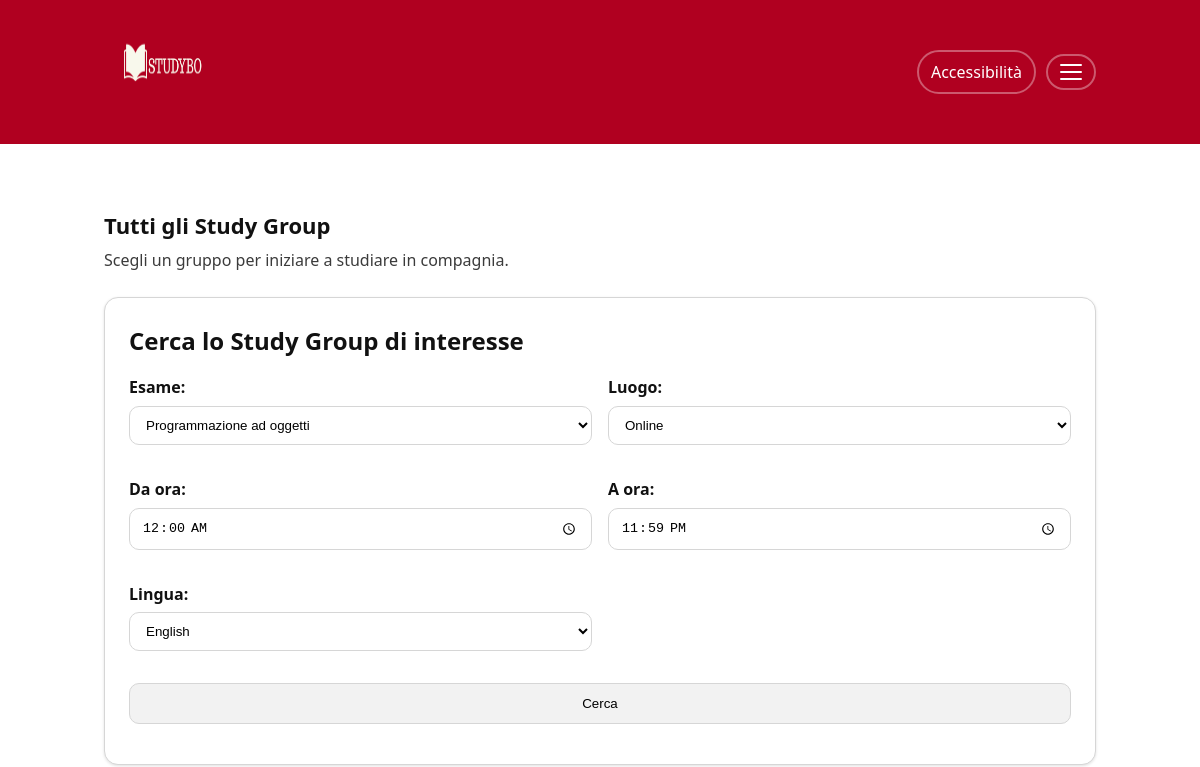
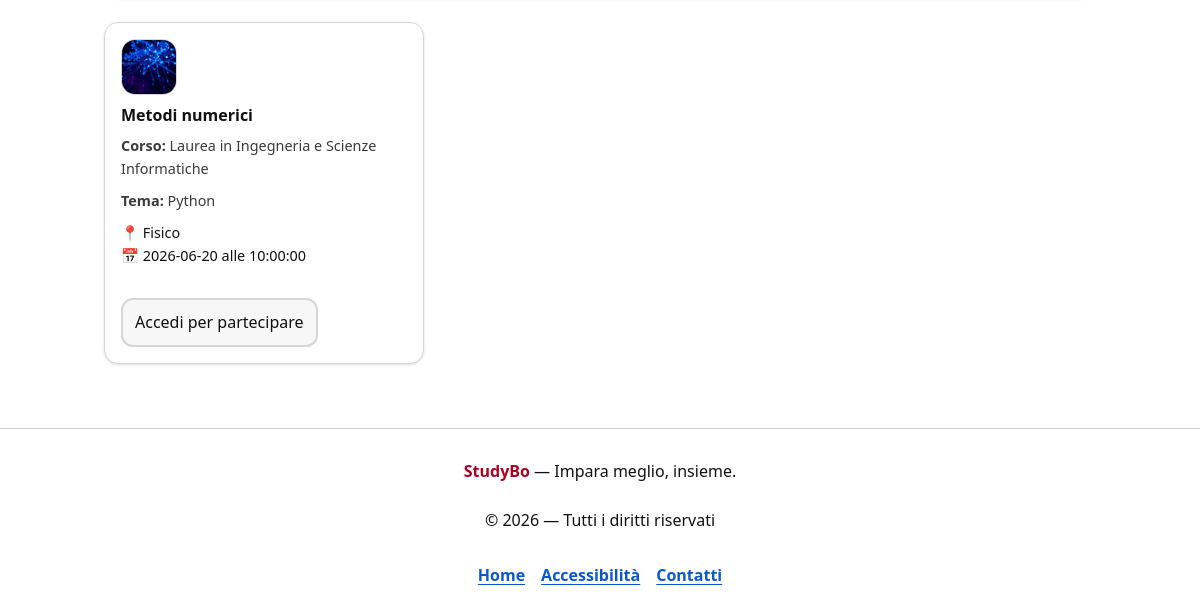
The app's page /studygroup-list.php?idcdl=1, older data (2 pictures, top to bottom).
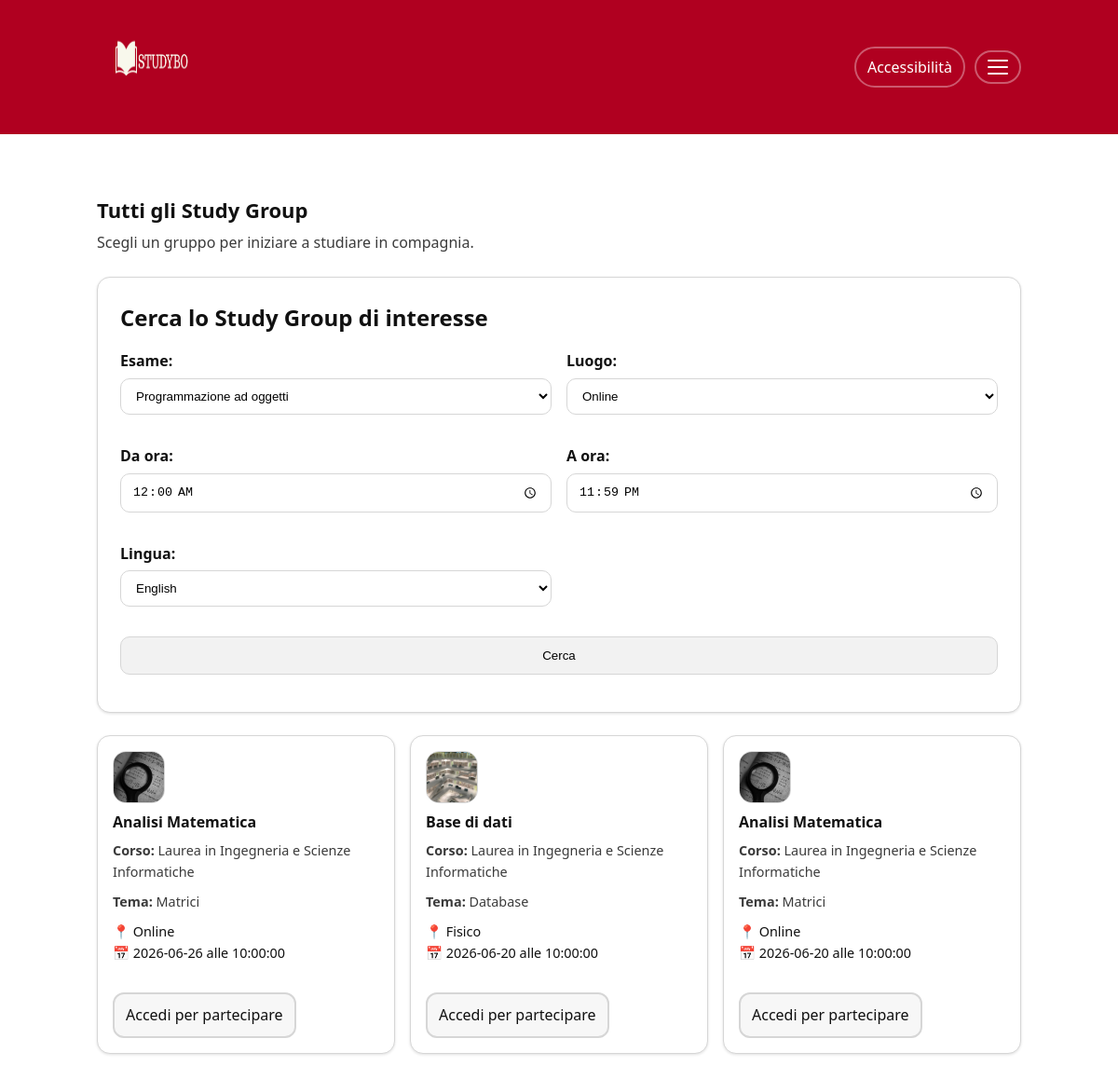
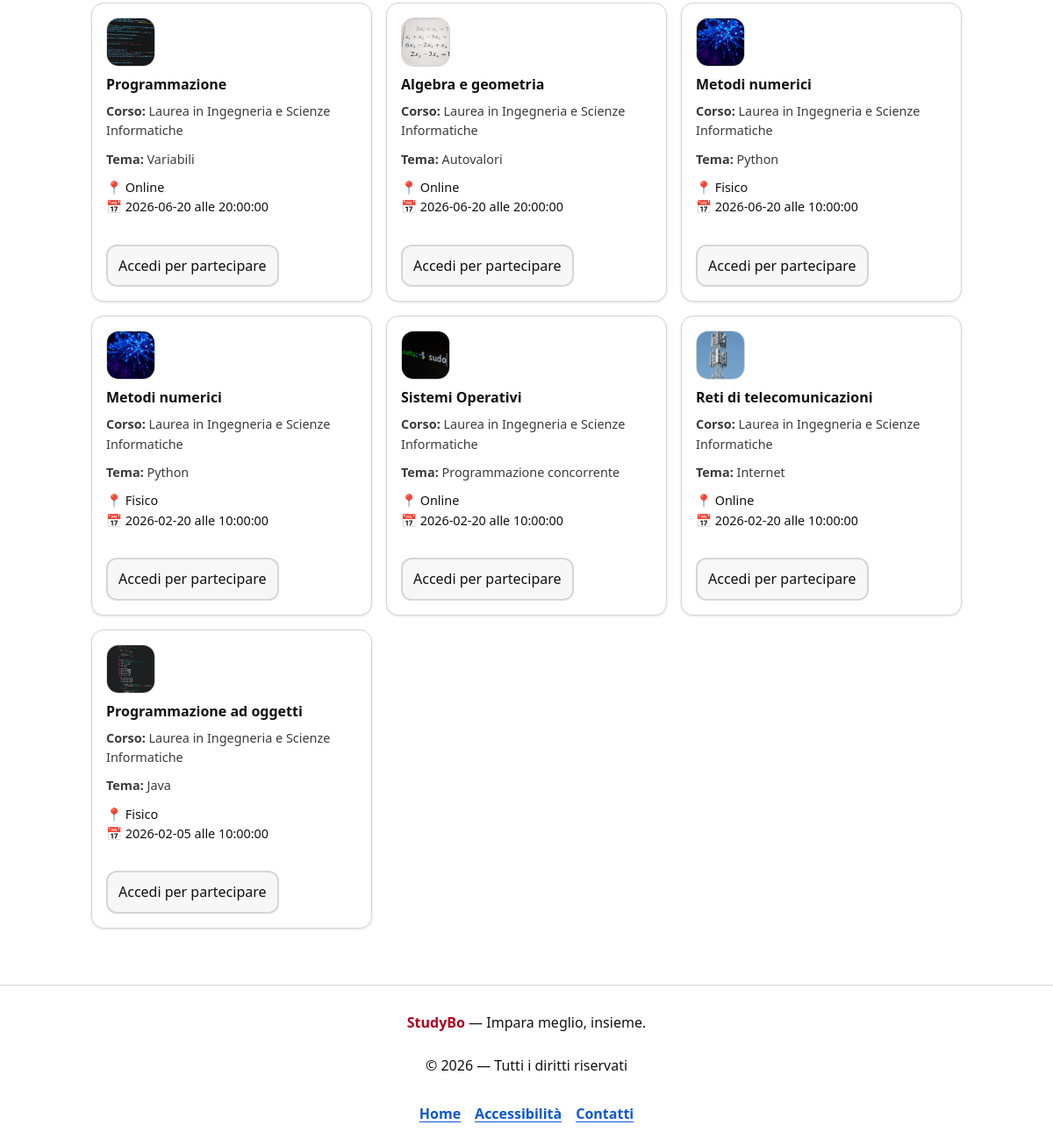
The same page, newer data (2 pictures, top to bottom).
### tables this page shows
CREATE TABLE `studygroup` (
  `idcdl` int(11) NOT NULL,
  `idesame` int(11) NOT NULL,
  `idstudygroup` int(11) NOT NULL,
  `idlingua` char(5) NOT NULL,
  `tema` char(30) NOT NULL,
  `luogo` char(20) NOT NULL,
  `dettaglioluogo` text NOT NULL,
  `data` date NOT NULL,
  `ora` time NOT NULL,
  `amministratoresg` char(100) NOT NULL
);

CREATE TABLE `esame` (
  `idcdl` int(11) NOT NULL,
  `idesame` int(11) NOT NULL,
  `nomeesame` char(100) NOT NULL,
  `annoesame` int(11) NOT NULL,
  `imgesame` char(100) NOT NULL,
  `principale` tinyint(1) NOT NULL
);

CREATE TABLE `cdl` (
  `idcdl` int(11) NOT NULL,
  `nomecdl` char(200) NOT NULL,
  `sede` char(30) NOT NULL,
  `img` char(100) NOT NULL,
  `durata` int(11) NOT NULL,
  `descrizionecdl` longtext NOT NULL
);

### studygroup-list.php (called while the page is built, shortened)
<?php
require_once 'bootstrap.php';
$templateParams["titolo"] = "StudyBo - Esplora i Gruppi di Studio";
$templateParams["nome"] = "studygroup-list-template.php";
if(isset($_GET["idcdl"])){
    $templateParams["esami"] = $dbh->getEsamiByIdCdl($_GET["idcdl"]);
}
if(isset($_POST["idcdl"]) && isset($_POST["idesame"]) && isset($_POST["luogo"]) && isset($_POST["daora"]) && isset($_POST["aora"]) && isset($_POST["idlingua"]) && isset($_POST["submit"])) {
    $templateParams["gruppi"] = $dbh->getStudyGroupByCdlAndEsame($_POST["idcdl"], $_POST["idesame"], $_POST["luogo"], $_POST["daora"], $_POST["aora"], $_POST["idlingua"]);
} else if(isset($_GET["idcdl"])){
    $templateParams["gruppi"] = $dbh->getStudyGroupsWithDetailsByCdl($_GET["idcdl"]);
} else if(isset($_SESSION["username"])){
    $templateParams["gruppi"] = $dbh->getStudyGroupsWithDetailsByCdl($templateParams["idcdl"]);
} else {
    $templateParams["gruppi"] = $dbh->getStudyGroupsWithDetails();
}
$templateParams["cdl"] = $dbh->getCdl();
$templateParams["js"] = array("js/studygroup.js");
$templateParams["lingua"] = $dbh->getLingua();
require_once 'template/base.php';
?>

### db/DatabaseHelper.php (called while the page is built, shortened)
<?php
class DatabaseHelper {
    private $db;
    public function __construct($servername, $username, $password, $dbname, $port){
        $this->db = new mysqli($servername, $username, $password, $dbname, $port);
    }
    public function getAllCdl(){ return $this->db->query("SELECT * FROM cdl ORDER BY nomecdl")->fetch_all(MYSQLI_ASSOC); }
    public function getEsamiByIdCdl($id){
        $stmt = $this->db->prepare("SELECT * FROM esame WHERE idcdl = ?");
        $stmt->bind_param('i', $id);
        $stmt->execute();
        return $stmt->get_result()->fetch_all(MYSQLI_ASSOC);
    }
    public function getStudyGroupsWithDetailsByCdl($idcdl){
        $query = "SELECT sg.*, e.nomeesame as NomeEsame, e.imgesame as ImgEsame, c.nomecdl as NomeCdl, l.descrizionelingua as NomeLingua
                  FROM studygroup sg
                  JOIN esame e ON sg.idesame = e.idesame AND sg.idcdl = e.idcdl
                  JOIN cdl c ON e.idcdl = c.idcdl
                  JOIN lingua l ON sg.idlingua = l.idlingua
                  WHERE sg.idcdl = ?
                  ORDER BY sg.data DESC";
        $stmt = $this->db->prepare($query);
        $stmt->bind_param('i', $idcdl);
        $stmt->execute();
        return $stmt->get_result()->fetch_all(MYSQLI_ASSOC);
    }
    public function getLingua(){ return $this->db->query("SELECT * FROM lingua")->fetch_all(MYSQLI_ASSOC); }
    public function getCdl(){
        return $this->getAllCdl();
    }
}
?>

### bootstrap.php (called while the page is built, shortened)
<?php
require_once 'db/DatabaseHelper.php';
require_once("utils/functions.php");
$dbh = new DatabaseHelper(DB_HOST, DB_USER, DB_PASS, DB_NAME, DB_PORT);
?>

### utils/functions.php (called while the page is built, shortened)
<?php
function e($string) {
    return htmlspecialchars((string)$string, ENT_QUOTES, 'UTF-8');
}
?>

### template/studygroup-list-template.php (the view, shortened to what the changed rows need)
<section class="sezione" aria-labelledby="sg-list-title">
    <div class="section-head">
        <h2 id="sg-list-title">Tutti gli Study Group</h2>
    </div>
    <div class=hero id="lista-sg">
        <h2>Cerca lo Study Group di interesse</h2>
    </div>
    <div class="griglia-corsi">
        <?php if(empty($templateParams["gruppi"])): ?>
            <p>Al momento non ci sono gruppi di studio disponibili.</p>
        <?php else: ?>
            <?php foreach($templateParams["gruppi"] as $g): ?>
                <article class="card-corso">
                    <div class="card-icon">
                        <img src="img/esami/<?= e($g['ImgEsame'] ? $g['ImgEsame'] : 'logo.libro.PNG') ?>" alt="">
                    </div>
                    <div class="card-body">
                        <h3 class="card-title"><?= e($g['NomeEsame']) ?></h3>
                        <p class="card-meta"><strong>Corso:</strong> <?= e($g['NomeCdl'] ?? 'N/D') ?></p>
                        <p class="card-meta"><strong>Tema:</strong> <?= e($g['tema']) ?></p>
                        <ul class="sg-card-info">
                            <li>📍 <?= e($g['luogo']) ?></li>
                            <li>📅 <?= e($g['data']) ?> alle <?= e($g['ora']) ?></li>
                        </ul>
                        <div class="card-actions">
                            <?php if(isset($_SESSION["username"])): ?>
                                <a href="studygroup.php?idcdl=<?= $g['idcdl'] ?>&idesame=<?= $g['idesame'] ?>&idstudygroup=<?= $g['idstudygroup'] ?>" class="btn-primary">
                                    Vedi dettagli →
                                </a>
                            <?php else: ?>
                                <a href="login.php" class="btn-secondary">
                                    Accedi per partecipare
                                </a>
                            <?php endif; ?>
                        </div>
                    </div>
                </article>
            <?php endforeach; ?>
        <?php endif; ?>
    </div>
</section>

Row changes from the older to the newer data that the page shows:
added studygroup: esame.imgesame (picture), esame.nomeesame "Analisi Matematica", cdl.nomecdl "Laurea in Ingegneria e Scienze Informatiche", tema "Matrici", luogo "Online", data "2026-06-26", ora "10:00:00"
added studygroup: esame.imgesame (picture), esame.nomeesame "Base di dati", cdl.nomecdl "Laurea in Ingegneria e Scienze Informatiche", tema "Database", luogo "Fisico", data "2026-06-20", ora "10:00:00"
added studygroup: esame.imgesame (picture), esame.nomeesame "Analisi Matematica", cdl.nomecdl "Laurea in Ingegneria e Scienze Informatiche", tema "Matrici", luogo "Online", data "2026-06-20", ora "10:00:00"
added studygroup: esame.imgesame (picture), esame.nomeesame "Programmazione", cdl.nomecdl "Laurea in Ingegneria e Scienze Informatiche", tema "Variabili", luogo "Online", data "2026-06-20", ora "20:00:00"
added studygroup: esame.imgesame (picture), esame.nomeesame "Algebra e geometria", cdl.nomecdl "Laurea in Ingegneria e Scienze Informatiche", tema "Autovalori", luogo "Online", data "2026-06-20", ora "20:00:00"
added studygroup: esame.imgesame (picture), esame.nomeesame "Metodi numerici", cdl.nomecdl "Laurea in Ingegneria e Scienze Informatiche", tema "Python", luogo "Fisico", data "2026-02-20", ora "10:00:00"
added studygroup: esame.imgesame (picture), esame.nomeesame "Sistemi Operativi", cdl.nomecdl "Laurea in Ingegneria e Scienze Informatiche", tema "Programmazione concorrente", luogo "Online", data "2026-02-20", ora "10:00:00"
added studygroup: esame.imgesame (picture), esame.nomeesame "Reti di telecomunicazioni", cdl.nomecdl "Laurea in Ingegneria e Scienze Informatiche", tema "Internet", luogo "Online", data "2026-02-20", ora "10:00:00"
added studygroup: esame.imgesame (picture), esame.nomeesame "Programmazione ad oggetti", cdl.nomecdl "Laurea in Ingegneria e Scienze Informatiche", tema "Java", luogo "Fisico", data "2026-02-05", ora "10:00:00"
